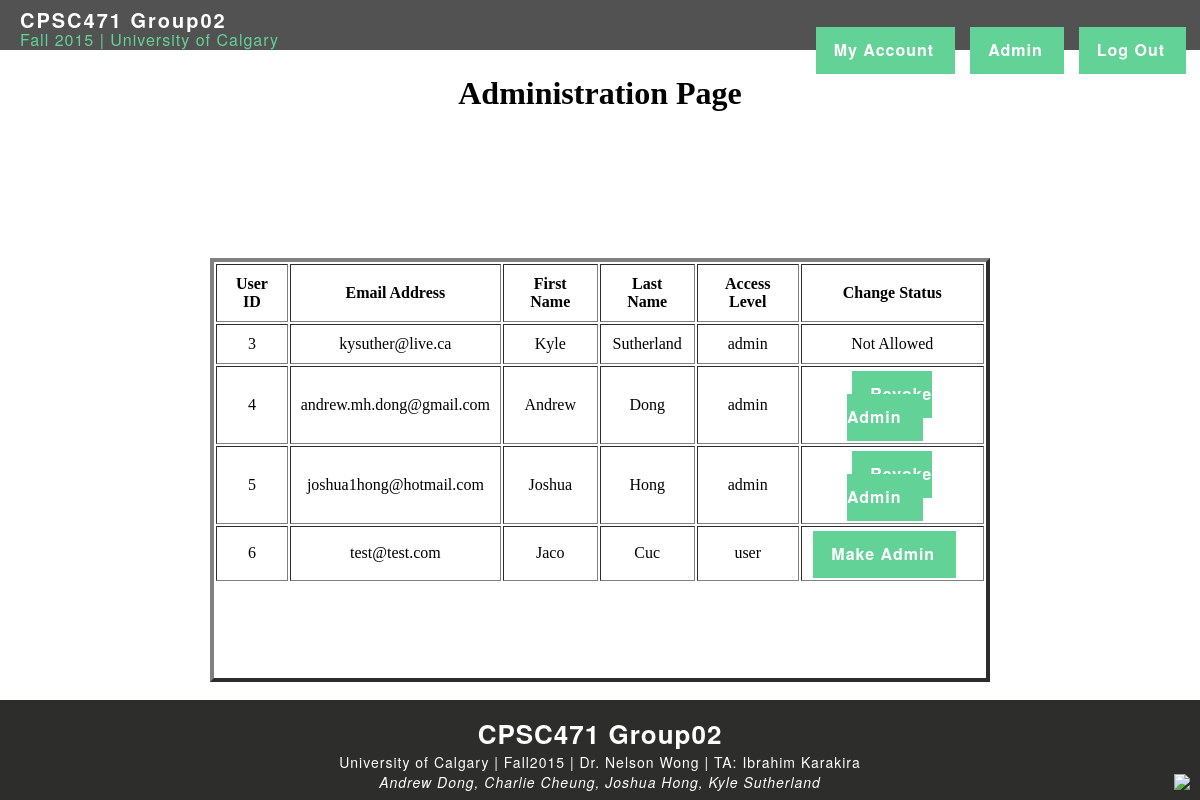
Before: /adminPage.php (signed in) with the older database file.
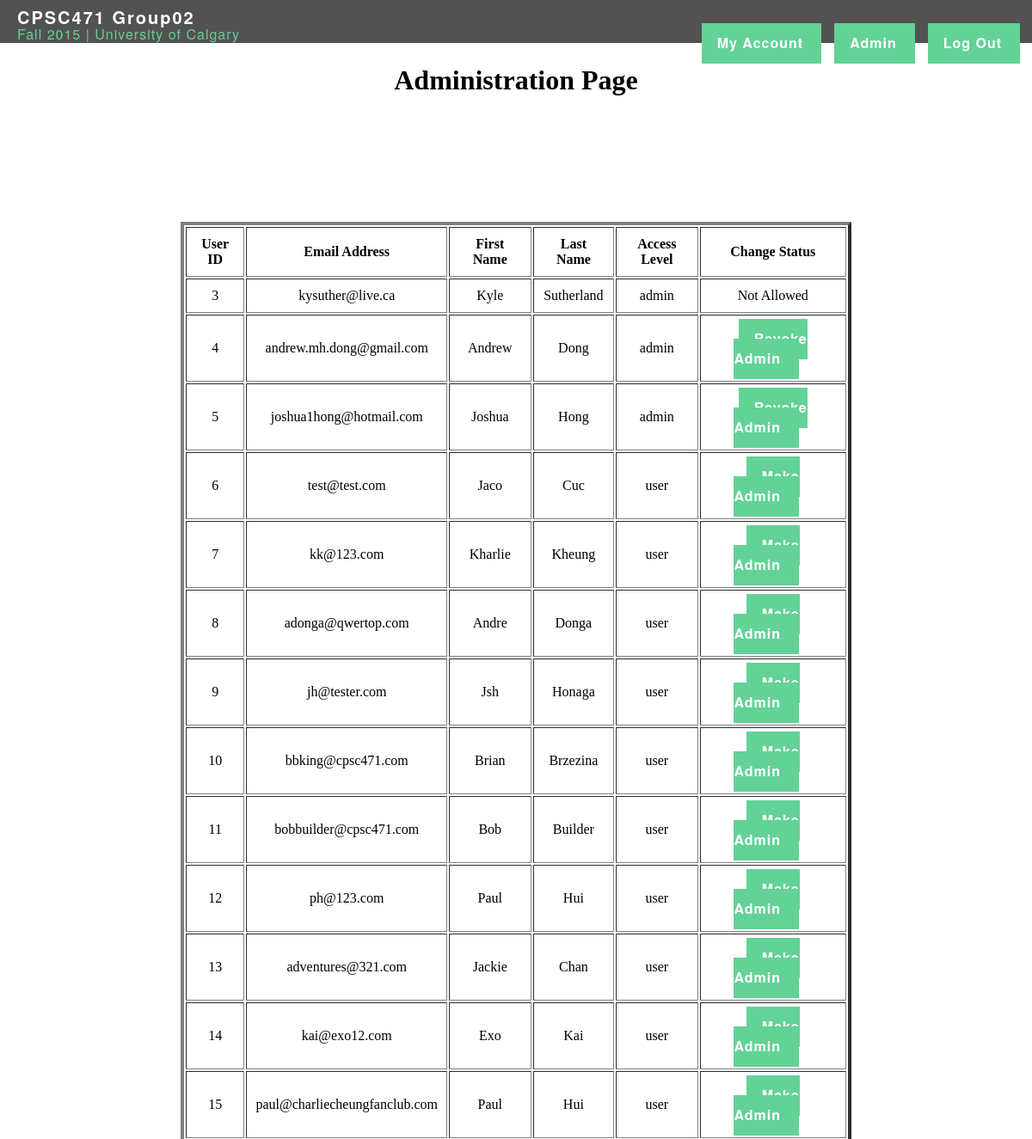
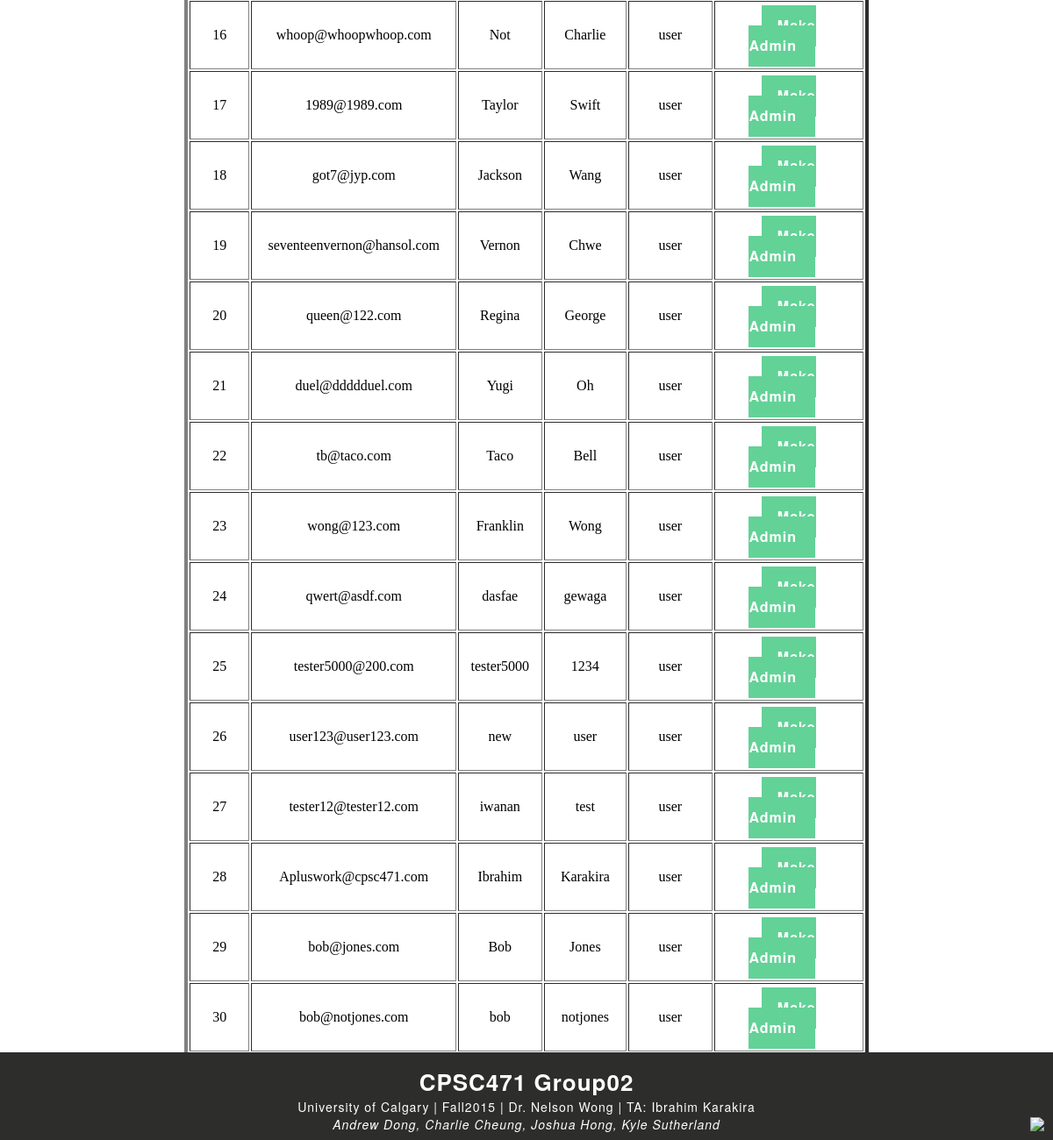
After: the same page with the newer database file (2 pictures, top to bottom).
### tables this page shows
CREATE TABLE IF NOT EXISTS `user` (
  `userID` int(5) NOT NULL AUTO_INCREMENT,
  `Fname` char(255) NOT NULL,
  `Lname` char(255) NOT NULL,
  `email` varchar(255) DEFAULT NULL,
  `password` varchar(255) NOT NULL,
  `TID` int(5) NOT NULL,
  `AID` int(5) NOT NULL,
  `ALID` int(5) DEFAULT NULL,
  `Type` varchar(255) NOT NULL,
  PRIMARY KEY (`userID`)
);

### html/adminPage.php (the view, shortened to what this page needs)
<?php
	include 'header.php';
	echo "<h1 align='center'>Administration Page</h1>";
	$sql = 'SELECT * FROM user';
	$result = mysqli_query($link, $sql);
	if($result){
		if(mysqli_num_rows($result) > 0){
			echo '<div>';
			echo "<table align='center' cellpadding='10' border='4' style='width:65%;background-color:White;padding-bottom:95px;'>";
			echo "<tr>";
			echo'<th style="font-size:100%">User ID</th>';
			echo'<th style="font-size:100%">Email Address</th>';
			echo'<th style="font-size:100%">First Name</th>';
			echo'<th style="font-size:100%">Last Name</th>';
			echo'<th style="font-size:100%">Access Level</th>';
			echo'<th style="font-size:100%">Change Status</th>';
			echo"</tr>";
			while($row = mysqli_fetch_array($result)){
				echo '<tr>';
				echo '<td style="text-align:center;font-size:100%;">' . $row['userID']. "</td>";
				echo '<td style="text-align:center;font-size:100%;">' . $row['email']. "</td>";
				echo '<td style="text-align:center;font-size:100%;">' . $row['Fname']. "</td>";
				echo '<td style="text-align:center;font-size:100%;">' . $row['Lname']. "</td>";
				echo '<td style="text-align:center;font-size:100%;">' . $row['Type']. "</td>";
				if($row['email'] == $_SESSION['emailAddress']){
					echo '<td style="text-align:center;font-size:100%;">Not Allowed</td>';
				}else{
					if($row['Type'] != 'admin'){
						echo '<td style="text-align:center;font-size:100%;"><div id="userbuttons"><a href="/giveAdmin.php?link='.$row['userID'].'"><b>Make Admin</b></a></div></td>';
					}else{
						echo '<td style="text-align:center;font-size:100%;"><div id="userbuttons"><a href="/revokeAdmin.php?link='.$row['userID'].'"><b>Revoke Admin</b></a></div></td>';
					}
				}
				echo '</tr>';
			}
		}else{
			echo '<p>Could Not Load Users!</p>';
		}
	echo '</div>';
	}
include 'footer.php' ?>

### html/header.php (shortened to what this page needs)
<!DOCTYPE html PUBLIC "-//W3C//DTD XHTML 1.0 Transitional//EN"
"http://www.w3.org/TR/xhtml1/DTD/xhtml1-transitional.dtd">
<html xmlns="http://www.w3.org/1999/xhtml" xml:lang="en" lang="en">
<head>
/>{/block:Description}
<body>
<div id="topbar">
<div id="title"><a href="/"><b>CPSC471 Group02</b></a></div>
<div id="subtitle">Fall 2015 | University of Calgary</div>
    <div id="userlinks">
    	<?php
    		if(isset($_SESSION['emailAddress'])){
    			echo '<a href="/userpage.php"><b>My Account</b></a>';
    			if($_SESSION['accessLevel'] == 'admin')
    				echo '<a href="/adminPage.php"><b>Admin</b></a>';
    			echo '<a href="/logout.php"><b>Log Out</b></a>';
    		}else{
            echo '<a href="/music.php"><b>browse</b></a>';
			echo '<a href="/login.php"><b>log in</b></a>';
			echo '<a href="/register.php"><b>sign up</b></a>';
		}
	?>
</div>
</div>
<br/>
<br/>
<br/>

### html/footer.php (shortened to what this page needs)
<br/>
<br/>
<br/>
<br/>
<br/>
<br/>
<p><span title="back to top"><a href="#top" style="position: fixed; bottom: 10px; right: 10px; text-decoration: none; color: #63d297; font-size: 20px; z-index: 9999999999;"><img src="http://i67.tinypic.com/2roma03.png"></a></span></p>
<div id="thefooter">
    <div id="footertitle"><b>CPSC471 Group02</b></div>
    <div id="footernote">University of Calgary | Fall2015 | Dr. Nelson Wong | TA: Ibrahim Karakira</br>
    <i>Andrew Dong, Charlie Cheung, Joshua Hong, Kyle Sutherland</i></div>
</div>
</body>
</html>

### html/header.php (style rules this page uses)
body { margin: 0px; padding: 0px; background:#fff url('http://i65.tinypic.com/2lc8so5.png') fixed; }
#topbar { position:fixed; z-index:99999999; width:100%; height:50px; left:0px; top:0px; background:#525252; }
#title a { position:fixed; margin-top:5px; margin-left:20px; letter-spacing:2px; text-decoration:none; font-family: 'Helvetica Neue', Helvetica, Arial, sans-serif; color:#fff; font-size:20px; -webkit-transition: 0.5s ease; transition: 0.5s ease; -moz-transition: 0.5s ease; -o-transition: 0.5s ease; }
#subtitle { position:fixed; letter-spacing:1px; text-decoration:none; font-family: 'Helvetica Neue', Helvetica, Arial, sans-serif; color:#63d297; margin-top:28px; margin-left:20px; }
#userbuttons { position:relative; z-index:999; margin-top:5px; margin-bottom:5px; right:0px; }
#userbuttons a { text-decoration:none; text-transform:none; margin-right:15px; letter-spacing:1px; padding:10px 20px 12px 17px; font-size:16px; font-family: 'Helvetica Neue', Helvetica, Arial, sans-serif; color:#fff; background:#63d297; -webkit-transition: 0.8s ease; transition: 0.8s ease; -moz-transition: 0.8s ease; -o-transition: 0.8s ease; border:1px solid #63d297; }
#userlinks { position:fixed; z-index:999999999; margin-top:27px; right:-1px; }
#userlinks a { text-decoration:none; text-transform:none; float:left; margin-right:15px; letter-spacing:1px; padding:10px 20px 12px 17px; font-size:16px; font-family: 'Helvetica Neue', Helvetica, Arial, sans-serif; color:#fff; background:#63d297; -webkit-transition: 0.8s ease; transition: 0.8s ease; -moz-transition: 0.8s ease; -o-transition: 0.8s ease; border:1px solid #63d297; }
#thefooter { position:fixed; z-index:9999999; bottom:0; width:100%; height:100px; margin-top:90px; background:#2d2d2c; color:#ffffff; }
#footertitle { padding-top:15px; font-family: 'Helvetica Neue', Helvetica, Arial, sans-serif; text-align:center; color:#ffffff; letter-spacing:1px; font-size:26px; }
#footernote { text-align:center; font-style:none; font-family: 'Helvetica Neue', Helvetica, Arial, sans-serif; color:#ffffff; letter-spacing:1px; font-size:14px; }

Changed rows visible on the page:
added user: userID "7", email "kk@123.com", Fname "Kharlie", Lname "Kheung", Type "user"
added user: userID "8", email "adonga@qwertop.com", Fname "Andre", Lname "Donga", Type "user"
added user: userID "9", email "jh@tester.com", Fname "Jsh", Lname "Honaga", Type "user"
added user: userID "10", email "bbking@cpsc471.com", Fname "Brian", Lname "Brzezina", Type "user"
added user: userID "11", email "bobbuilder@cpsc471.com", Fname "Bob", Lname "Builder", Type "user"
added user: userID "12", email "ph@123.com", Fname "Paul", Lname "Hui", Type "user"
added user: userID "13", email "adventures@321.com", Fname "Jackie", Lname "Chan", Type "user"
added user: userID "14", email "kai@exo12.com", Fname "Exo", Lname "Kai", Type "user"
added user: userID "15", email "paul@charliecheungfanclub.com", Fname "Paul", Lname "Hui", Type "user"
added user: userID "16", email "whoop@whoopwhoop.com", Fname "Not", Lname "Charlie", Type "user"
added user: userID "17", email "1989@1989.com", Fname "Taylor", Lname "Swift", Type "user"
added user: userID "18", email "got7@jyp.com", Fname "Jackson", Lname "Wang", Type "user"
added user: userID "19", email "seventeenvernon@hansol.com", Fname "Vernon", Lname "Chwe", Type "user"
added user: userID "20", email "queen@122.com", Fname "Regina", Lname "George", Type "user"
added user: userID "21", email "duel@ddddduel.com", Fname "Yugi", Lname "Oh", Type "user"
added user: userID "22", email "tb@taco.com", Fname "Taco", Lname "Bell", Type "user"
added user: userID "23", email "wong@123.com", Fname "Franklin", Lname "Wong", Type "user"
added user: userID "24", email "qwert@asdf.com", Fname "dasfae", Lname "gewaga", Type "user"
added user: userID "25", email "tester5000@200.com", Fname "tester5000", Lname "1234", Type "user"
added user: userID "26", email "user123@user123.com", Fname "new", Lname "user", Type "user"
added user: userID "27", email "tester12@tester12.com", Fname "iwanan", Lname "test", Type "user"
added user: userID "28", email "Apluswork@cpsc471.com", Fname "Ibrahim", Lname "Karakira", Type "user"
added user: userID "29", email "bob@jones.com", Fname "Bob", Lname "Jones", Type "user"
added user: userID "30", email "bob@notjones.com", Fname "bob", Lname "notjones", Type "user"
